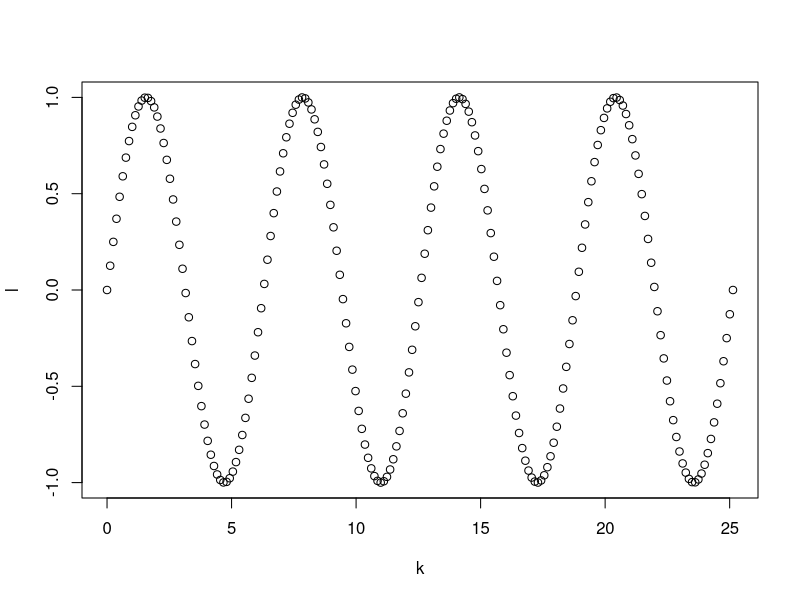

R code for this plot:
## ---- chunk 1
library(tidyverse)
x <- 1
y = 2
3 -> z
x + y
y*z
y/x
## ---- chunk 2
library(tidyverse)
a <- 1:10
print(a)
b <- 10:-4
print(b)
class(a)
str(a)

# Accessing Vector Elements
a[5]
a[5:8]
a[5:3]
a[c(5,6,7,8)]

# Tail and Head
tail(a) #auto does 6 values
tail(a,n=3) 
tail(a,3)
head(a) #auto does 6 values
head(a,4) #picking up first 4 values
tail(b,5) #picking up last 5 values
## ---- chunk 3
library(tidyverse)
c <- c('red','green','yellow')
print (c)
d <- c(1:5,10.5,"red")
print(d)
class(d)
str(d)
e<-c(1.5,10.5)
class(e)
str(e)
## ---- chunk 4
library(tidyverse)
f<-seq(10)
g<-seq(3,20)
h<-seq(3,20,3)
i<-seq(from=4.5,to=2.5,by=-0.2)
j<-seq(0,1,length.out=11)

print(f)
print(g)
print(h)
print(i)
print(j)

k<- seq(0,8*pi,length.out=200)
l<-sin(k)
plot(k,l)

## ---- chunk 5
library(tidyverse)
m<-c(3,-2,4,NA,-1,8,-4,9,NA, 11,3,8,NA);
print(m)
m[!is.na(m)] 
#checks each value to see if it's true or false. Will identify index of true values. Will use this information to extract
# ! inverses the results - swaps true and false. If it's NA, it will now display as true
# drops the NA values
n <- c(2,3,-1,3,5,2,-3,1)
print(paste0("The sum of positive integers in a = ", sum(n[n>0])))
cat("The sum of positive integers in a = ", sum(n[n>0]))
## ---- chunk 6
library(tidyverse)
# Usage: matrix(data=NA,nrow=1,ncol=1,byrow=FALSE,dimnames=NULL)
M1 <- matrix(1:12,ncol=4,byrow=TRUE) #organizes into 4 columns
M1
M1[2,] #extracts the 2nd row, all values
M1[,3] #extracts the 3rd row all values
M2 <- matrix(1:12,nrow=4) #organizes into 4 rows
M2

M3 <- matrix (1:20, ncol=4)
M3
M3[c(3,5),c(2,4)] #extract 3rd row and 5th row, and column 2 and 4
## ---- chunk 7
library(tidyverse)
DF <- data.frame(
gender = c("Male", "Male","Female"),
height = c(152, 171.5, 165),
weight = c(81,93, 78),
age =c(42,38,26),
row.names=c('Ally','Belinda','Alfred')
)

DF

# accessing elements
DF$age
# use $ symbol and it will suggest the element categories and allows you to extract all of the data in that category

# filter data frame
DF[DF$gender == "Male",]
